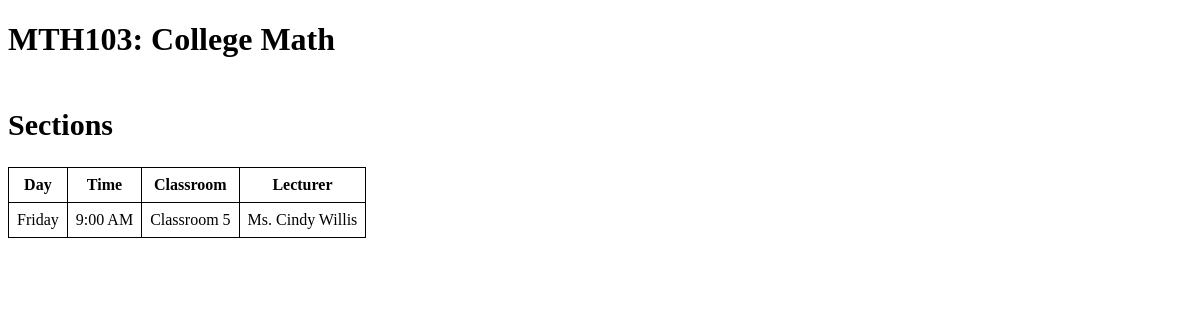
Page /viewSingleCourse.php?id=MTH103 on the committed database.
### tables this page shows
create table Course_Schedule
(
	courseScheduleSection int not null,  
	courseScheduleCode varchar(10) not null,  
    courseScheduleSemester int not null,
    courseScheduleYear int not null,
    courseScheduleDay int not null,  
    courseScheduleTime int not null,
    courseScheduleLocation varchar(20) not null,
    courseScheduleLecturerID int not null,  
    primary key(courseScheduleSection,courseScheduleCode,courseScheduleLecturerID),
    foreign key (courseScheduleCode) references Courses(coursecode),
    foreign key (courseScheduleLecturerID) references Lecturers(lecturerID)
);

create table Lecturers
(
	lecturerID int not null,
	title varchar(10) not null,
    fname varchar(20) not null,
    lname varchar(20) not null,    
	department varchar(20) not null,
    position varchar(20),    
    primary key (lecturerID)   
);

### viewSingleCourse.php (the view, shortened to what this page needs)
<?php
	include "connect.php";
?>
<!DOCTYPE html>
<html>
    <head>
    </head>
    <body>
    <?php
        function DOTW($data)
        {
            if($data == 5){return "Friday";}
        }
        function TOD($data)
        {
            if($data > 12){return strval($data - 12) . ":00 PM";}
            else if ($data == 12){return strval($data) . ":00 PM";}
            else{return strval($data) . ":00 AM";}
        }
        $viewquery="select * from Courses, Course_Schedule, Lecturers
        where Course_Schedule.courseScheduleCode = Courses.coursecode
        and Lecturers.lecturerID = Course_Schedule.courseScheduleLecturerID
        and courseScheduleCode = '$_GET[id]'";
        $result=mysqli_query($connection,$viewquery)or die('Error query not working');
        if($result->num_rows>0)
        {
    ?>
            <h1><?php echo  $_SESSION['coursecode'].": ".$_SESSION['coursetitle']; ?></h1>
            <h2>Sections</h2>
    <?php
            echo"<table id='table1'>";
            echo"<tr><th>Day</th><th>Time</th><th>Classroom</th><th>Lecturer</th></tr>";
            while($row=$result->fetch_assoc())
            {
                $dotw = DOTW($row['courseScheduleDay']);
                $tod = TOD($row['courseScheduleTime']);
                echo"<tr><td>$dotw</td><td>$tod</td><td>$row[courseScheduleLocation]</td><td>$row[title] $row[fname] $row[lname]</td></tr>";
            }
            echo"</table>";
        }
    ?>
    </body>
</html>

### viewSingleCourse.php (style rules this page uses)
#table1, th, td { border: 1px solid black; border-collapse: collapse; padding: 0.5rem; }
h2 { font-size: 30px; padding-top: 25px; }

### rows in the picture
course_schedule: courseScheduleDay "Friday", courseScheduleTime "9:00 AM", courseScheduleLocation "Classroom 5", courseScheduleLecturerID.title "Ms.", courseScheduleLecturerID.fname "Cindy", courseScheduleLecturerID.lname "Willis"

### other values in the picture
$_SESSION['coursecode'] "MTH103"
$_SESSION['coursetitle'] "College Math"
